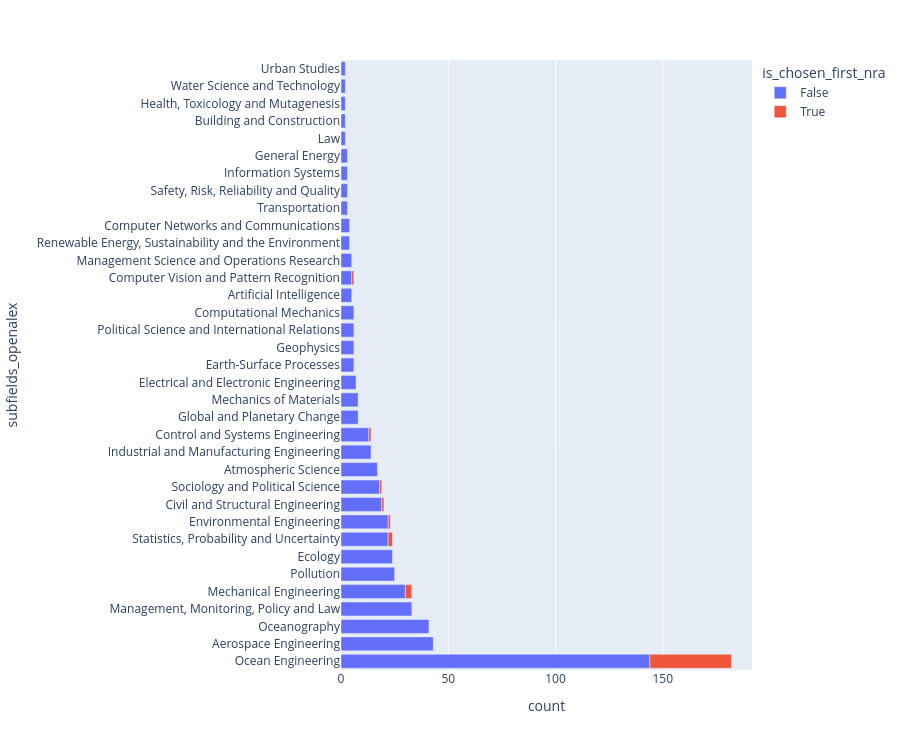

Notebook code for this chart:
### Code cell
plot_histogram(
    df_openalex_filtering_subfields,
    "subfields_openalex",
    reference_colunm="is_chosen_first_nra",
    min_count_to_keep=2,
    height=750,
)

### Figure 1 — Plotly figure (JSON) as saved in the notebook; plotly's stock layout.template omitted (floating-point values rounded to 4 significant figures)
{"data": [{"hovertemplate": "is_chosen_first_nra=False<br>count=%{x}<br>subfields_openalex=%{y}<extra></extra>", "legendgroup": "False", "marker": {"color": "#636efa", "pattern": {"shape": ""}}, "name": "False", "orientation": "h", "showlegend": true, "textposition": "auto", "type": "bar", "x": [144, 43, 41, 33, 30, 25, 24, 22, 22, 19, 18, 17, 14, 13, 8, 8, 7, 6, 6, 6, 6, 5, 5, 5, 4, 4, 3, 3, 3, 3, 2, 2, 2, 2, 2], "xaxis": "x", "y": ["Ocean Engineering", "Aerospace Engineering", "Oceanography", "Management, Monitoring, Policy and Law", "Mechanical Engineering", "Pollution", "Ecology", "Statistics, Probability and Uncertainty", "Environmental Engineering", "Civil and Structural Engineering", "Sociology and Political Science", "Atmospheric Science", "Industrial and Manufacturing Engineering", "Control and Systems Engineering", "Global and Planetary Change", "Mechanics of Materials", "Electrical and Electronic Engineering", "Earth-Surface Processes", "Geophysics", "Political Science and International Relations", "Computational Mechanics", "Artificial Intelligence", "Computer Vision and Pattern Recognition", "Management Science and Operations Research", "Renewable Energy, Sustainability and the Environment", "Computer Networks and Communications", "Transportation", "Safety, Risk, Reliability and Quality", "Information Systems", "General Energy", "Law", "Building and Construction", "Health, Toxicology and Mutagenesis", "Water Science and Technology", "Urban Studies"], "yaxis": "y"}, {"hovertemplate": "is_chosen_first_nra=True<br>count=%{x}<br>subfields_openalex=%{y}<extra></extra>", "legendgroup": "True", "marker": {"color": "#EF553B", "pattern": {"shape": ""}}, "name": "True", "orientation": "h", "showlegend": true, "textposition": "auto", "type": "bar", "x": [38, 3, 2, 1, 1, 1, 1, 1], "xaxis": "x", "y": ["Ocean Engineering", "Mechanical Engineering", "Statistics, Probability and Uncertainty", "Civil and Structural Engineering", "Control and Systems Engineering", "Computer Vision and Pattern Recognition", "Environmental Engineering", "Sociology and Political Science"], "yaxis": "y"}], "layout": {"barmode": "relative", "height": 750, "legend": {"title": {"text": "is_chosen_first_nra"}, "tracegroupgap": 0}, "margin": {"t": 60}, "xaxis": {"anchor": "y", "domain": [0, 1], "title": {"text": "count"}}, "yaxis": {"anchor": "x", "domain": [0, 1], "title": {"text": "subfields_openalex"}}}}
